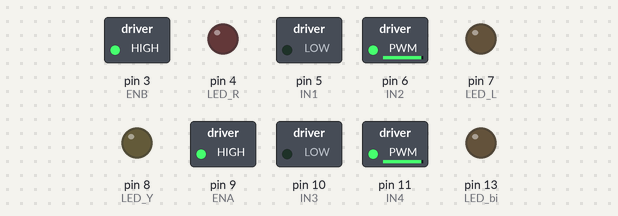
A sketch run on a simulated Arduino Uno, built with avr-gcc and run on an emulated ATmega328P. Shown: switched loads named in the sketch (green lamp = pin HIGH), output pins drawn as LEDs (lit = HIGH).

Above: at 0.05 s.
At 3.25 s:
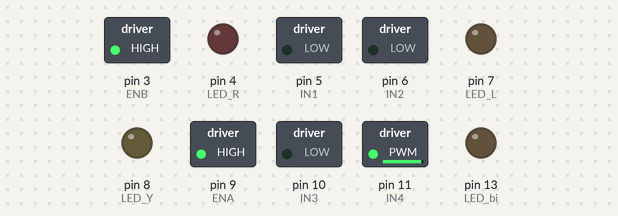
At 6.5 s:
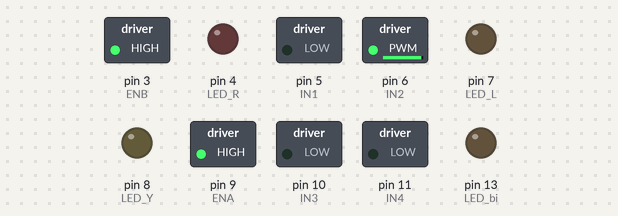
At 9.7 s:
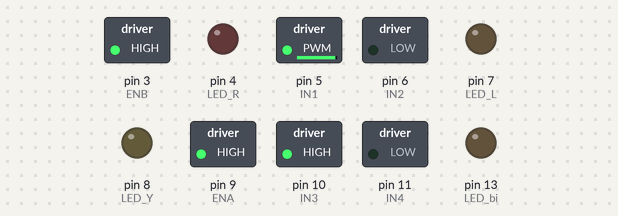
At 12.95 s:
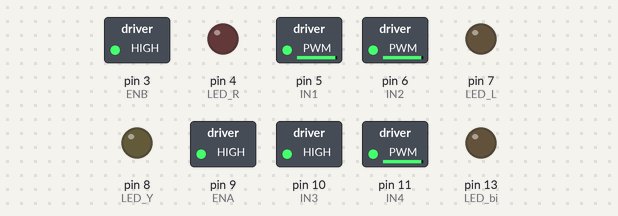
Timing chart, 0 to 16.9 s (numbered marks = the images above):
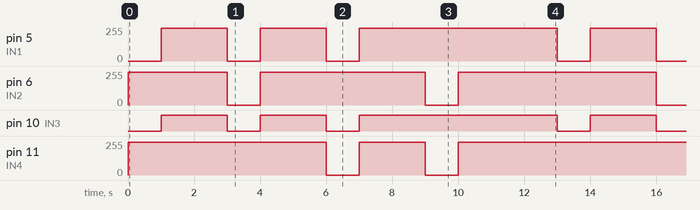

Measured:
- by itself, pin 5 (IN1): repeats every 13.0 s: 0/255 1.0 s, 244/255 2.0 s, 0/255 1.0 s, 244/255 6.0 s, 0/255 1.0 s, 244/255 2.0 s
- by itself, pin 6 (IN2): repeats every 13.0 s: 0/255 1.0 s, 244/255 5.0 s, 0/255 1.0 s, 244/255 6.0 s
- by itself, pin 10 (IN3): repeats every 13.0 s: LOW 1.0 s, HIGH 2.0 s, LOW 1.0 s, HIGH 6.0 s, LOW 1.0 s, HIGH 2.0 s
- by itself, pin 11 (IN4): repeats every 13.0 s: 0/255 1.0 s, 244/255 2.0 s, 0/255 1.0 s, 244/255 9.0 s

The sketch:

Motor_test_new.ino
```cpp
const int btn_STOP = A5;
String MODE = "STOP"; // MODE: STOP, FORWARD, RIGHT, LEFT, BACKWARD, JAW


const int btn_F = A0; // Green
int delta_F_L = 60;
int delta_F_R = 60;

const int btn_R = A1; // Orange
int delta_R_R = 60;

const int btn_L = A2; // Blue
int delta_L_L = 60;

const int btn_B = A3; // White
int delta_B_L = 40;
int delta_B_R = 40;

const int btn_Jaw_Open = 2;
const int btn_Jaw_Close = 12;

const int LED_bi = 13; // built-in LED, ON if any button is pressed
const int LED_R = 4; // Green, ON if the motor is on
const int LED_L = 7; // Green, OFF if the motor is off
const int LED_Y = 8; // Yellow, ON if backward or the jaw is operating

int pwm_L=0;
int pwm_R=0;

const int IN1 = 5;
const int IN2 = 6;
const int IN3 = 10;
const int IN4 = 11;

const int ENA = 9;
const int ENB = 3;


const int delay_time = 1000;


void setup() {
  pinMode(btn_STOP,INPUT);
  pinMode(btn_F,INPUT);
  pinMode(btn_R,INPUT);
  pinMode(btn_L,INPUT);
  pinMode(btn_B,INPUT);
  pinMode(btn_Jaw_Open,INPUT);
  pinMode(btn_Jaw_Close,INPUT);
  pinMode(LED_bi,OUTPUT);
  pinMode(LED_L,OUTPUT);
  pinMode(LED_R,OUTPUT);
  pinMode(LED_Y,OUTPUT);
  digitalWrite(LED_bi,LOW);

  pinMode(IN1,OUTPUT);
  pinMode(IN2,OUTPUT);
  pinMode(IN3,OUTPUT);
  pinMode(IN4,OUTPUT);

  pinMode(ENA, OUTPUT);
  pinMode(ENB, OUTPUT);

  digitalWrite(ENA, HIGH);
  digitalWrite(ENB, HIGH);
  Serial.begin(9600);
  MODE = "STOP";
}

void loop() {


  runMotor_Forward(1000);
  Motor_Brake(2000);

  runMotor_Right(1000);
  Motor_Brake(2000);

  runMotor_Left(1000);
  Motor_Brake(2000);

  runMotor_Backward(1000);
  Motor_Brake(2000);

  delay(delay_time);


}

void Close_all_LED(){
    digitalWrite(LED_L,LOW);
    digitalWrite(LED_R,LOW);
    digitalWrite(LED_Y,LOW);
    digitalWrite(LED_bi,LOW);
}

void Show_btn_status(boolean F,boolean L,boolean R,boolean B,boolean O,boolean C, boolean S){

  Serial.println(" ");
  Serial.println(" ");
  Serial.println("-L-F-R-");
  Serial.print(" ");
  Serial.print(L);
  Serial.print(" ");
  Serial.print(F);
  Serial.print(" ");
  Serial.print(R);
  Serial.println(" ");
  Serial.println(" ");
  Serial.println("-C-B-O- S ");
  Serial.print(" ");
  Serial.print(C);
  Serial.print(" ");
  Serial.print(B);
  Serial.print(" ");
  Serial.print(O);
  Serial.print("  ");
  Serial.print(S);
  Serial.println(" ");

  Serial.println(" ");


}


boolean checkIfSTOP(){
    if(digitalRead(btn_STOP)==HIGH){
        Close_all_LED();
        Serial.println("checkIfSTOP: S T O P !!!!!!");
        return true;
    }
    else{
        Serial.println("checkIfSTOP: don't STOP");
        return false;
    }
}

String update_MODE(){
    if(checkIfSTOP()==true){
        return "STOP";
    }
    else if(digitalRead(btn_Jaw_Close)==true && digitalRead(btn_Jaw_Open)==true ){
        return "JAW";
    }
    else{
        if(count_btn_HIGH()>=2 || count_btn_HIGH()==0){
            return "STOP";
        }
        else{
            if(digitalRead(btn_F)==HIGH){
                return "FORWARD";
            }
            if(digitalRead(btn_R)==HIGH){
                return "RIGHT";
            }
            if(digitalRead(btn_L)==HIGH){
                return "LEFT";
            }
            if(digitalRead(btn_B)==HIGH){
                return "BACKWARD";
            }
            }
        }
    }


int count_btn_HIGH(){
    int count = digitalRead(btn_F)+digitalRead(btn_R)+digitalRead(btn_L)+digitalRead(btn_B);
    Serial.print("count_btn_HIGH: ");
    Serial.println(count);
    return count;
}

void runMotor_Forward(int milliseconds)
{
 digitalWrite(IN1, LOW);
 analogWrite(IN2, 500);
 digitalWrite(IN3, LOW);
 analogWrite(IN4, 500);
 if(milliseconds > 0)
 delay(milliseconds);
}

void runMotor_Backward(int milliseconds)
{
 analogWrite(IN1, 500);
 digitalWrite(IN2, LOW);
 analogWrite(IN3, 500);
 digitalWrite(IN4, LOW);
 if (milliseconds > 0)
 delay(milliseconds);
}


void runMotor_Left(int milliseconds) // untested
{
 digitalWrite(IN1, LOW);
 analogWrite(IN2, 500);
 digitalWrite(IN3, LOW);
 analogWrite(IN4, 0);
 if(milliseconds > 0)
 delay(milliseconds);
}


void runMotor_Right(int milliseconds) // untested
{
 digitalWrite(IN1, LOW);
 analogWrite(IN2, 0);
 digitalWrite(IN3, LOW);
 analogWrite(IN4, 500);
 if(milliseconds > 0)
 delay(milliseconds);
}

void Motor_Brake(int milliseconds)
{
 analogWrite(IN1, 500);
 analogWrite(IN2, 500);
 analogWrite(IN3, 500);
 analogWrite(IN4, 500);
 if(milliseconds > 0)
 delay(milliseconds);
}
```
